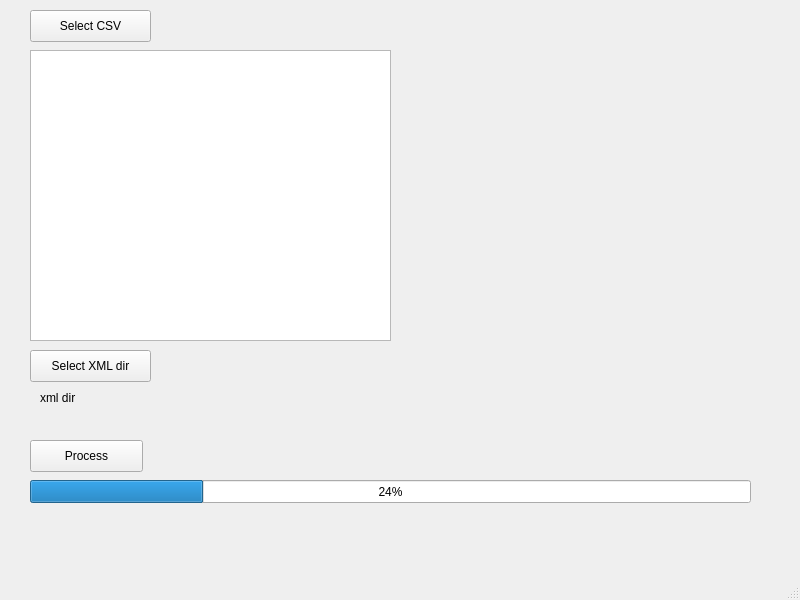
<?xml version="1.0" encoding="UTF-8"?>
<ui version="4.0">
 <class>MainWindow</class>
 <widget class="QMainWindow" name="MainWindow">
  <property name="geometry">
   <rect>
    <x>0</x>
    <y>0</y>
    <width>800</width>
    <height>600</height>
   </rect>
  </property>
  <property name="windowTitle">
   <string>MainWindow</string>
  </property>
  <widget class="QWidget" name="centralwidget">
   <widget class="QProgressBar" name="bar">
    <property name="geometry">
     <rect>
      <x>30</x>
      <y>480</y>
      <width>721</width>
      <height>23</height>
     </rect>
    </property>
    <property name="value">
     <number>24</number>
    </property>
   </widget>
   <widget class="QPushButton" name="csvSelect">
    <property name="geometry">
     <rect>
      <x>30</x>
      <y>10</y>
      <width>121</width>
      <height>32</height>
     </rect>
    </property>
    <property name="text">
     <string>Select CSV</string>
    </property>
   </widget>
   <widget class="QPushButton" name="xmlDirSelect">
    <property name="geometry">
     <rect>
      <x>30</x>
      <y>350</y>
      <width>121</width>
      <height>32</height>
     </rect>
    </property>
    <property name="text">
     <string>Select XML dir</string>
    </property>
   </widget>
   <widget class="QPushButton" name="processXML">
    <property name="enabled">
     <bool>true</bool>
    </property>
    <property name="geometry">
     <rect>
      <x>30</x>
      <y>440</y>
      <width>113</width>
      <height>32</height>
     </rect>
    </property>
    <property name="text">
     <string>Process</string>
    </property>
   </widget>
   <widget class="QLabel" name="xmlDirLabel">
    <property name="geometry">
     <rect>
      <x>40</x>
      <y>390</y>
      <width>711</width>
      <height>16</height>
     </rect>
    </property>
    <property name="text">
     <string>xml dir</string>
    </property>
   </widget>
   <widget class="QListWidget" name="listWidget">
    <property name="geometry">
     <rect>
      <x>30</x>
      <y>50</y>
      <width>361</width>
      <height>291</height>
     </rect>
    </property>
   </widget>
  </widget>
  <widget class="QMenuBar" name="menubar">
   <property name="geometry">
    <rect>
     <x>0</x>
     <y>0</y>
     <width>800</width>
     <height>22</height>
    </rect>
   </property>
  </widget>
  <widget class="QStatusBar" name="statusbar"/>
 </widget>
 <resources/>
 <connections/>
</ui>
